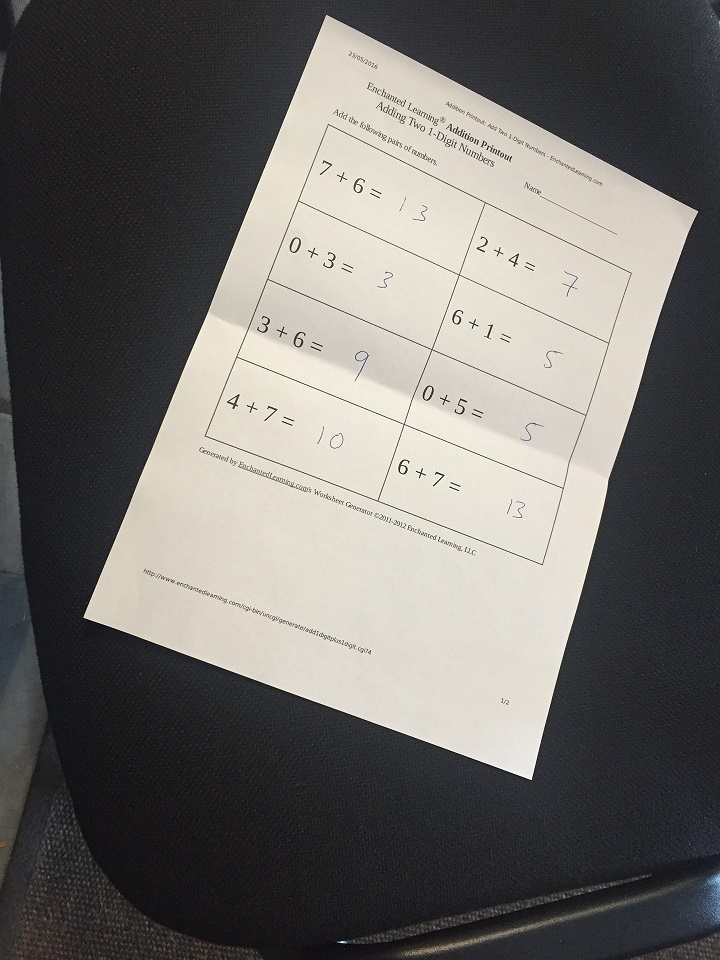
#> input picture images/scan.jpg, 720 x 960 px
$ jupyter execute '3. Shape detection .ipynb'
#> lines starting #> are read from the running program, lines starting #| are printed output that depends on the picture; after the words box and inside, x2 and y2 are one past the last pixel; in counts of white or black regions, pixels touching at a corner belong together
[cell 1]
import cv2 as cv
import numpy as np

[cell 2]
img=cv.imread("./images/scan.jpg")
#> img is the input picture: shape (960, 720, 3); mean B, G, R 106.2, 109.5, 111.7
h,w=img.shape[:2]
#> h = 960; w = 720
cv.imshow("the image",img)
cv.waitKey()
cv.destroyAllWindows()

[cell 3]
gray_img=cv.cvtColor(img,cv.COLOR_BGR2GRAY)
canny = cv.Canny(gray_img, 220, 230)
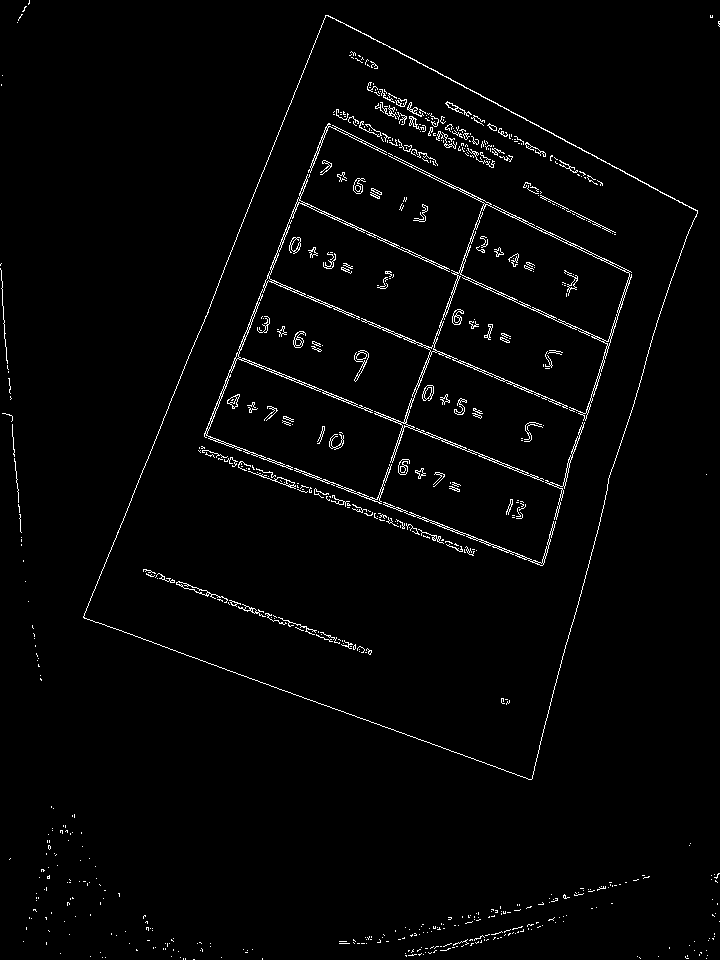
#> canny: shape (960, 720); 2.1% white in thin lines or dots
cv.imshow('Canny', canny)
cv.waitKey(0)
cv.destroyAllWindows()

[cell 4]
rho=1
theta=np.pi/180
thresh=30
min_line_length=100
max_line_gap=10

lines=cv.HoughLinesP(canny,rho,theta,thresh,np.array([]),min_line_length,max_line_gap)
#> lines = 59 rows, first 6: [83, 617, 319, 32], [235, 357, 562, 489], [84, 617, 529, 779], [367, 321, 584, 413], [236, 355, 564, 488], [350, 26, 697, 210]

line_img=np.copy(img)
#draw all detected lines in the picture
for line in lines:
    for x1,y1,x2,y2 in line:
        cv.line(line_img,(x1,y1),(x2,y2),(255,0,0),5)
#> this loop made 59 passes
#> line on passes 1 to 12: [[83, 617, 319, 32]], [[235, 357, 562, 489]], [[84, 617, 529, 779]], [[367, 321, 584, 413]], [[236, 355, 564, 488]], [[350, 26, 697, 210]], [[357, 140, 631, 274]], [[265, 280, 586, 416]], [[145, 569, 371, 651]], [[385, 239, 609, 343]], [[629, 418, 664, 299]], [[574, 451, 629, 271]]
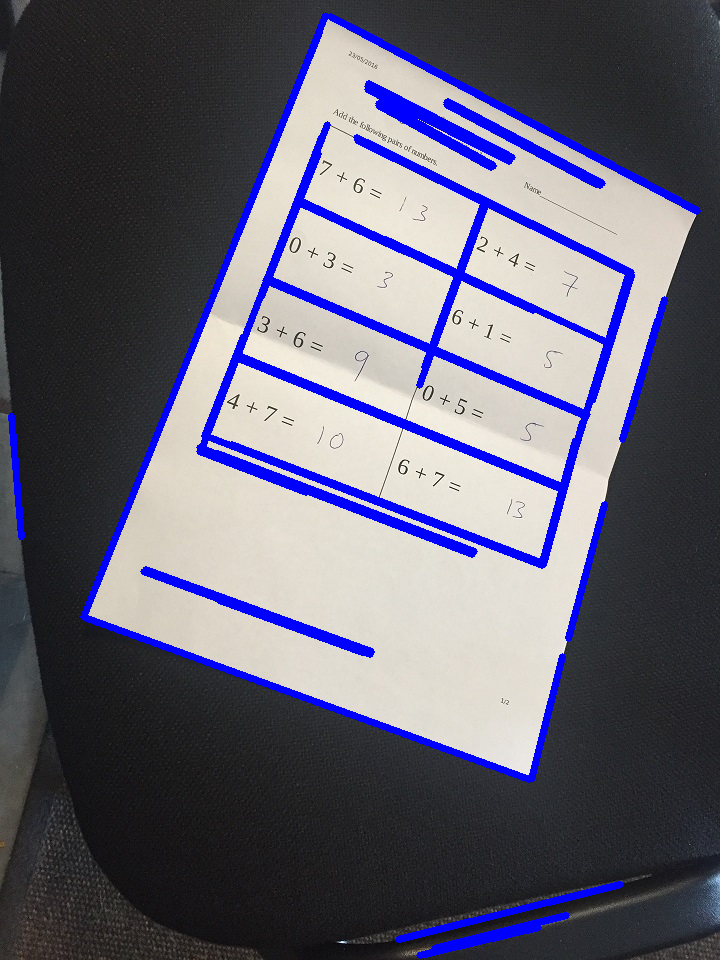
#> line_img: shape (960, 720, 3); 7.46% of pixels changed, all inside (x1, y1, x2, y2) = (8, 12, 701, 959)
cv.imshow('lines',line_img)
cv.waitKey(0)
cv.destroyAllWindows()

$ run again, with images/stade.jpg copied over images/scan.jpg
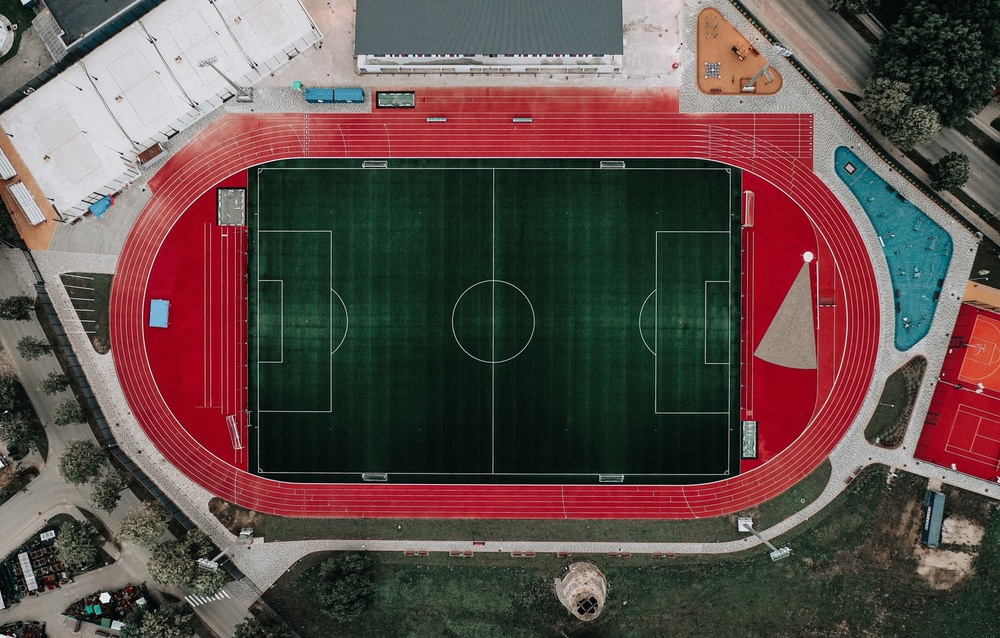
#> input picture images/stade.jpg, 1000 x 638 px, shrunk from 1332 x 850 before the run
#> img is the input picture: shape (638, 1000, 3); mean B, G, R 73.6, 77.2, 95.6
#> `canny = cv.Canny(gray_img, 220, 230)`:
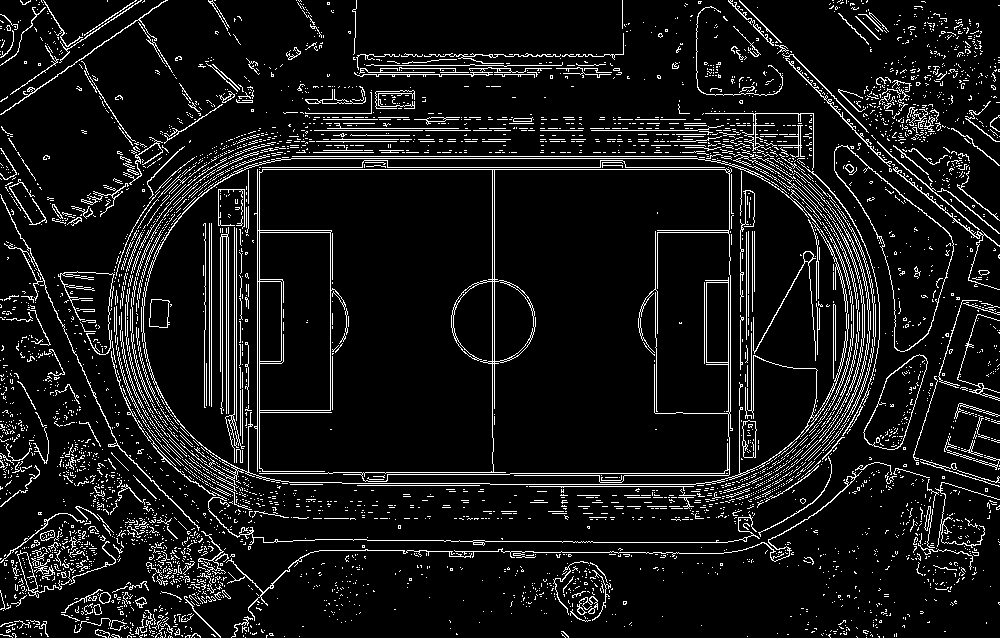
#> canny: shape (638, 1000); 8.7% white in thin lines or dots
#> lines = 72 rows, first 6: [276, 158, 813, 158], [385, 167, 602, 167], [292, 156, 712, 156], [599, 119, 700, 119], [257, 169, 812, 169], [293, 130, 697, 130]
#> the loop `for line in lines:` made 72 passes
#> after the loop `for line in lines:`:
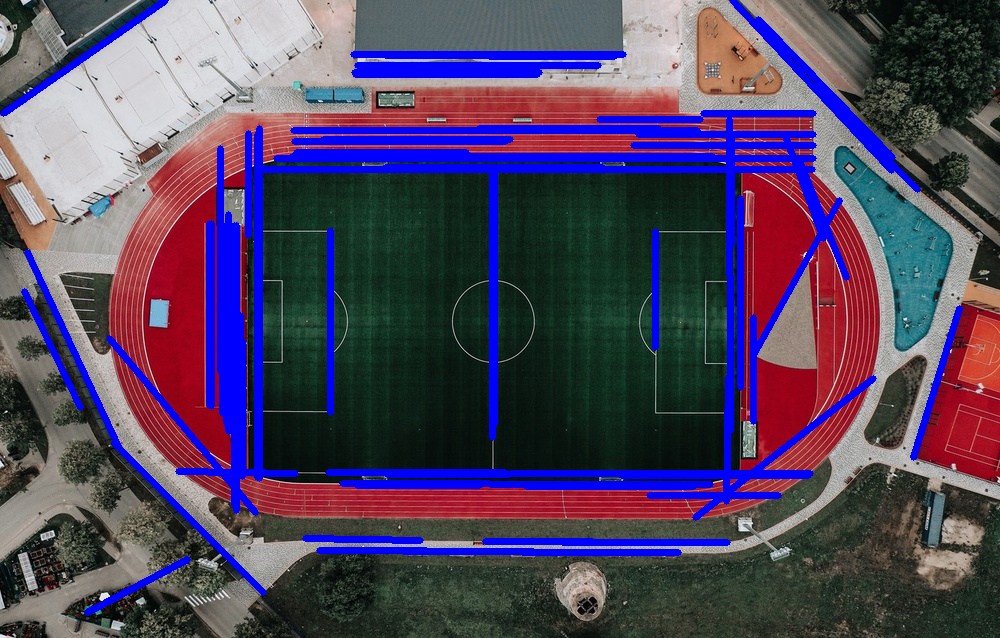
#> line_img: shape (638, 1000, 3); 11.86% of pixels changed, all inside (x1, y1, x2, y2) = (0, 0, 963, 616)
